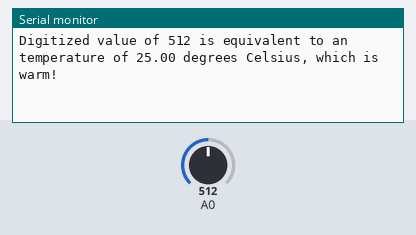
Recording of a program running on a simulated ESP8266 (Wemos D1 mini). On the bench: the last lines printed to the serial monitor. The test bench sets the inputs (shaded band); at power-on: A0 = 512.

Above: at 1.3 s.
1.4 s: A0 set to 599
At 1.9 s:
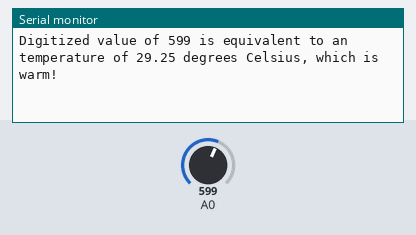
2.9 s: A0 set to 633
At 3.4 s:
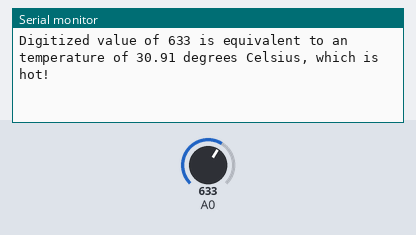
7.0 s: A0 set to 318
At 7.5 s:
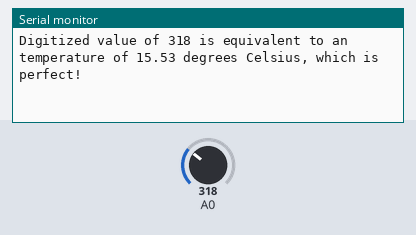
8.5 s: A0 set to 296
At 9.0 s:
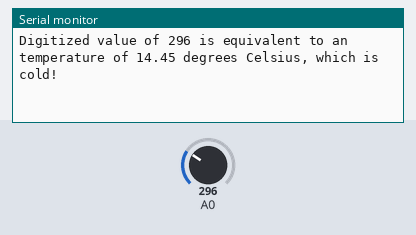

Measured:
- the behaviour switches between 614 and 615 on A0 (found by bisection; images 1 and 2)
- the behaviour switches between 308 and 307 on A0 (found by bisection; images 3 and 4)
- after the input at 1.4 s, the serial monitor: prints a new line after 0.11 s (image 1)
- after the input at 2.9 s, the serial monitor: prints a new line after 0.12 s (image 2)
- after the input at 7.0 s, the serial monitor: prints a new line at once (image 3)
- after the input at 8.5 s, the serial monitor: prints a new line after 0.05 s (image 4)

The program:

main.cpp
```cpp
/*I, Roshan Adhikari, 0307822a, certify that this material is my original work. No other person's work has been used without due acknowledgement. I have not made my work available to anyone else. V0.1*/

#include <Arduino.h>
void setup() {
 // configure the USB serial monitor
 Serial.begin(115200);
}

void loop() {
    int iVal;
    // read digitized value from the D1 Mini's A/D convertor
    iVal = analogRead(A0);
    // convert digitized value to a String for printing
    String digitalOutput = String(iVal);
    //  convert digitized value to a String for temperature interpretation
    String temperatureOutput = String((iVal*3.3)/1024.0*15.15);


    // print value to the USB port
    //  Serial.println("Value: "+String(iVal));
    //  Serial.println("Digitized value of "+String(iVal)+" is equivalent to an Analog Voltage of "+ String((iVal*3.3)/1024.0)+" Volts");

    // print value to the USB port with temperature interpretation
    if (temperatureOutput.toFloat() < 15) {
    Serial.println("Digitized value of " + digitalOutput+" is equivalent to an temperature of "+temperatureOutput+" degrees Celsius, which is cold!");
    }
    else if (temperatureOutput.toFloat() >= 15 && temperatureOutput.toFloat() < 25) {
    Serial.println("Digitized value of " + digitalOutput+" is equivalent to an temperature of "+temperatureOutput+" degrees Celsius, which is perfect!");
    }
    else if (temperatureOutput.toFloat() >= 25 && temperatureOutput.toFloat() < 30) {
    Serial.println("Digitized value of " + digitalOutput+" is equivalent to an temperature of "+temperatureOutput+" degrees Celsius, which is warm!");
    }
    else if (temperatureOutput.toFloat() >= 30) {
    Serial.println("Digitized value of " + digitalOutput+" is equivalent to an temperature of "+temperatureOutput+" degrees Celsius, which is hot!");
    }

    // Serial.println("Digitized value of " + digitalOutput+" is equivalent to an temperature of "+temperatureOutput+" degrees Celsius");
    // wait 0.5 seconds (500 ms)
    delay(500);
}
```
